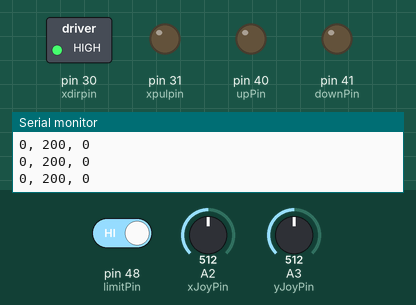
Bench run of a sketch on a simulated Arduino Mega 2560, built with avr-gcc and run on an emulated ATmega2560. Parts: switched loads named in the sketch (green lamp = pin HIGH), output pins drawn as LEDs (lit = HIGH), the last lines printed to the serial monitor. Inputs (shaded band) come from the test bench; at power-on: A2 (xJoyPin) = 512, A3 (yJoyPin) = 512, pin 48 (limitPin) HIGH.

Above: at 1.2 s.
1.3 s: A2 (xJoyPin) set to 494
At 2.0 s:
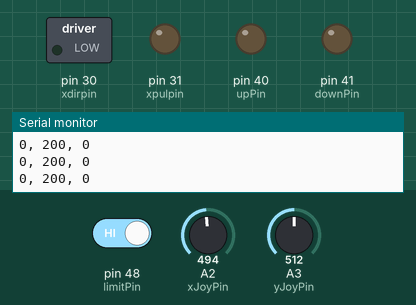
2.8 s: A3 (yJoyPin) set to 535
4.3 s: A3 (yJoyPin) set to 557
At 5.3 s:
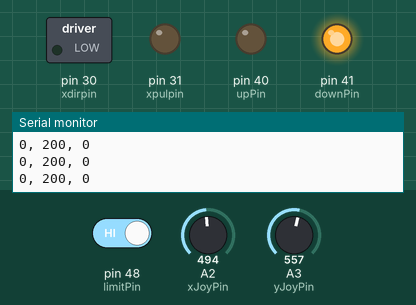
5.8 s: A2 (xJoyPin) set to 716
At 6.5 s:
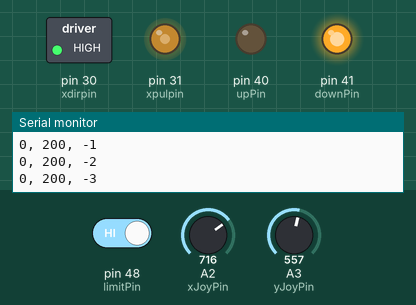
7.7 s: pin 48 (limitPin) driven LOW
At 8.6 s:
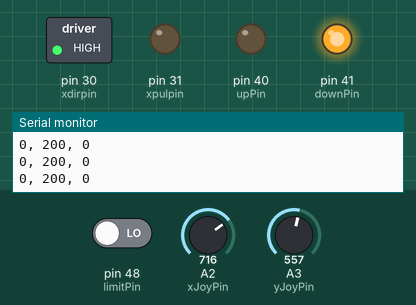
9.2 s: A3 (yJoyPin) set to 306
At 10.2 s:
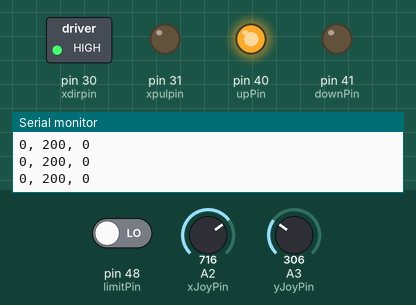
Timing chart, 0 to 11.7 s (numbered marks = the images above; inputs shaded):
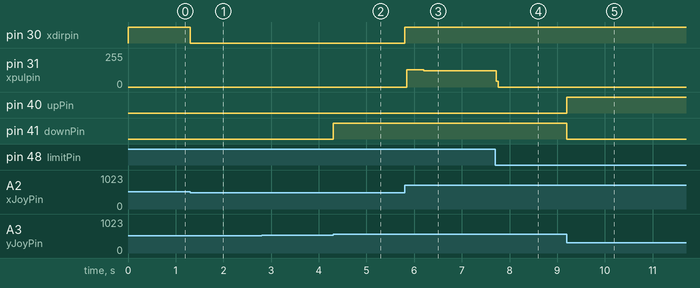

The sketch:

ManualControl-v1.1.ino
```cpp
/* June 7 2023

*/

// Sets pins for the stepper motor. xdirpin controls directions and xpulpin sends a pulse corresponding to a step
#define xdirpin 30
#define xpulpin 31

//Sets pins for the dipping (y movement). HIGH LOW is up(?) and LOW HIGH is down
#define upPin 40
#define downPin 41

//Emergency switch pin. Currently unused
//#define killerPin 22

//Joystick pins
#define xJoyPin A2    //contorls horizontal movement (stepper)
#define yJoyPin A3    // controls vertical movement (linear actuator)
#define joyButton 38  //centre button of the joystick, Currently unused

//Limit switch button
#define limitPin 48

int tolerance = 30;
int xJoy0 = 0;
int yJoy0 = 0;
int xposition = 0;
//maximum x position
int xposmax = 200;

void setup() {
  // Begins communication with the serial monitor
  Serial.begin(9600);

  //Sets pins as outputs
  pinMode(xdirpin, OUTPUT);
  pinMode(xpulpin, OUTPUT);

  pinMode(upPin, OUTPUT);
  pinMode(downPin, OUTPUT);

  //pinMode(killerPin, INPUT);
  pinMode(xJoyPin, INPUT);
  pinMode(yJoyPin, INPUT);
  pinMode(joyButton, INPUT_PULLUP);
  pinMode(limitPin, INPUT_PULLUP);

  //Calibrates the joystick
  xJoy0 = analogRead(xJoyPin);
  yJoy0 = analogRead(yJoyPin);

}

void loop() {
  //Reads for joystick movement
  int yJoyNow = analogRead(yJoyPin);
  int yJoyDiff = yJoyNow - yJoy0;

  int xJoyNow = analogRead(xJoyPin);
  int xJoyDiff = xJoyNow - xJoy0;

  yMove(tolerance, yJoyDiff);
  xMove(tolerance, xJoyDiff);

  int limitVal = digitalRead(limitPin);

  // this gives the x-position, 1 step is approximately 1 cm
  if(xJoyDiff < -1 * tolerance && limitVal == 1){
    xposition ++;
  }
  else if(xJoyDiff > tolerance && limitVal == 1){
    xposition --;
  }
  else if(limitVal == 0){
    xposition = 0;
  }


  Serial.print(0);
  Serial.print(", ");
  Serial.print(xposmax);
  Serial.print(", ");
  Serial.println(xposition);
}

void xMove(int tol, int xInput) {
  int speed = 100;

  //controls and changes direction
  if (xInput < 0) {
    digitalWrite(xdirpin, LOW);
  } else {
    digitalWrite(xdirpin, HIGH);
  }

//controls movement
  if (abs(xInput) > tol) {
    for (int i = 0; i < speed; i++) {
      //int killer = digitalRead(killerPin);
      int limitVal = digitalRead(limitPin);


      if (limitVal == 0 && xInput > 0) {
        break;
      }

      digitalWrite(xpulpin, HIGH);
      delayMicroseconds(1000);
      digitalWrite(xpulpin,LOW);
      delayMicroseconds(1000);

    }
  }
}

void yMove(int tol, int yInput) {
  //Tol is a given tolerance. It helps account for noise in the analog reading of the joystick
  if (yInput < -1 * tol) {
    //moves down
    digitalWrite(upPin, HIGH);
    digitalWrite(downPin, LOW);
  } else if (yInput > tol) {
    //moves up
    digitalWrite(upPin, LOW);
    digitalWrite(downPin, HIGH);
  } else {
    digitalWrite(upPin, LOW);
    digitalWrite(downPin, LOW);
  }
}
```

Measured:
- the behaviour switches between 512 and 511 on A2 (xJoyPin) (found by bisection; images 0 and 1)
- the behaviour switches between 542 and 543 on A3 (yJoyPin) (found by bisection; images 1 and 2)
- after the input at 1.3 s, pin 30 (xdirpin): HIGH → LOW at once
- after the input at 4.3 s, pin 41 (downPin): LOW → HIGH at once
- after the input at 5.8 s, pin 30 (xdirpin): LOW → HIGH at once; pin 31 (xpulpin): 0/255 → 129/255 after 0.05 s, → 123/255 0.36 s later
- after the input at 7.7 s, pin 31 (xpulpin): 123/255 → 0/255 at once
- after the input at 9.2 s, pin 40 (upPin): LOW → HIGH at once; pin 41 (downPin): HIGH → LOW at once
